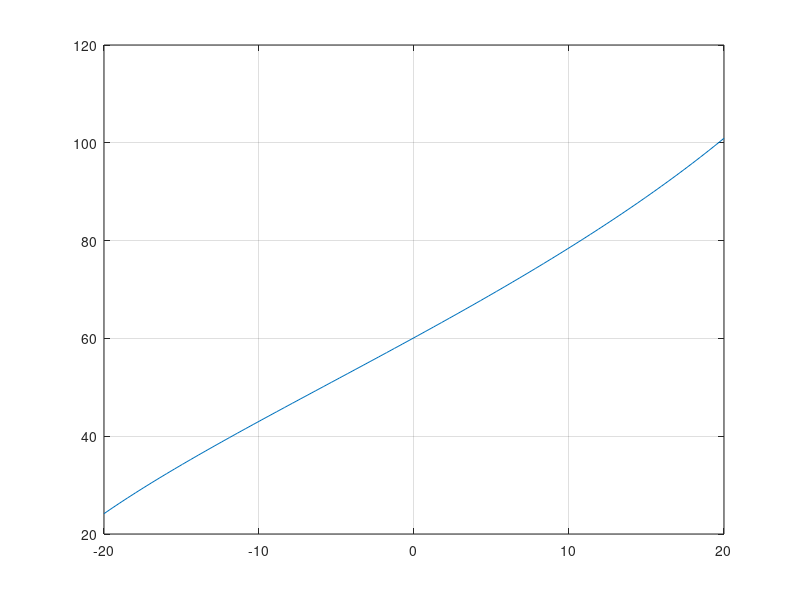

MATLAB code to generate this figure:
%-------------------------------------------------------------------------%
%----------------------- Proyecto ball and beam --------------------------%
%-------------------------------- UNLP -----------------------------------%

clc; clear
%% Datos y funcion de transferencia

g = 9.81;
s = tf([1 0], 1);
R = 0.02;
r = 0.014;

G = g / (1 + (2/5)*(R/r)^2);
G = G * (1/s^2);

%% Relación de ángulo

a = 0.04; % distancia de centro a biela
b = 0.15; % largo de biela
c = 0.08; % dist entre pivot y biela
h = 0.15; % distancia vertical centro de giro y pivot
y = c-a; % distancia horizontal entre ejes de giros

x = linspace(-20, 20, 80) * pi/180;
% x = 0;

r   = sqrt( (h - c*sin(x)).^2 + (c*cos(x) - y).^2 );
phi = acos( (a^2 + r.^2 - b^2)./ (2*a*r));
gam = acos( (c*cos(x) - y )./r);

theta = -(pi/2) + gam + phi;

disp(theta*180/pi)
plot(x*180/pi, theta*180/pi); grid on